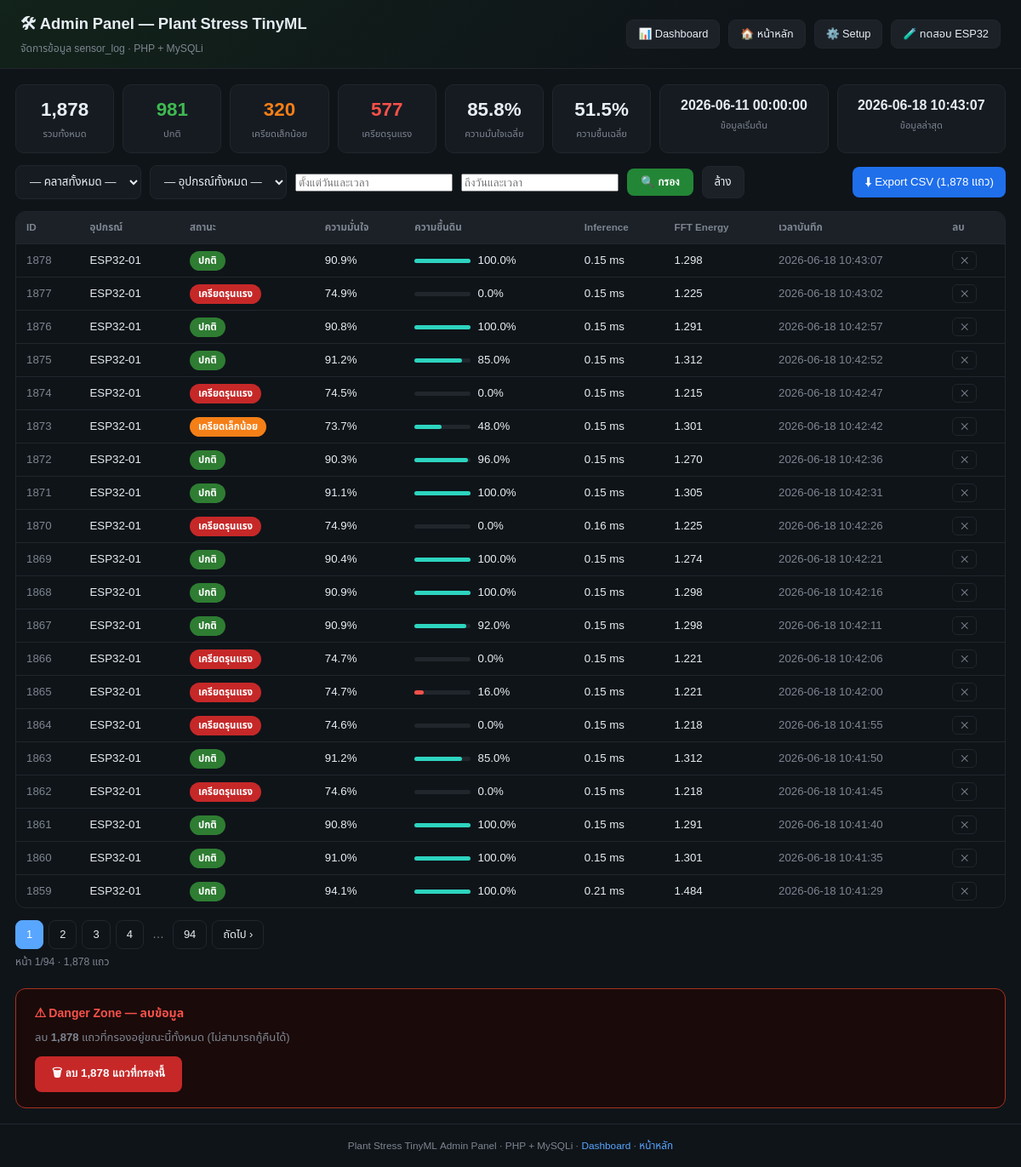
The app's page /admin/index.php with its own data.
### tables this page shows
CREATE TABLE `sensor_log` (
  `id` int(11) NOT NULL,
  `device_id` varchar(20) NOT NULL DEFAULT 'ESP32-01',
  `class_id` tinyint(4) NOT NULL COMMENT '0=Normal 1=Mild 2=Severe',
  `class_label` varchar(20) NOT NULL,
  `confidence` float NOT NULL,
  `soil_moisture` float NOT NULL,
  `inference_ms` float NOT NULL,
  `fft_energy` float DEFAULT '0',
  `features_json` text,
  `uptime_ms` bigint(20) DEFAULT '0',
  `created_at` datetime DEFAULT CURRENT_TIMESTAMP
);

### admin/index.php (the view, shortened to what this page needs)
<?php
function buildWhere(string $cls, string $dev, string $df, string $dt): string
{
    $parts = [];
    return $parts ? 'WHERE '.implode(' AND ', $parts) : '';
}
function q(string $v): string { return htmlspecialchars($v, ENT_QUOTES, 'UTF-8'); }
$fClass = $_GET['f_class']     ?? ($_POST['f_class']    ?? '');
$fDev   = $_GET['f_device']    ?? ($_POST['f_device']   ?? '');
$fFrom  = $_GET['f_date_from'] ?? '';
$fTo    = $_GET['f_date_to']   ?? '';
$conn = getConnection();
$where  = buildWhere($fClass, $fDev, $fFrom, $fTo);
$perPg  = 20;
$page   = max(1, (int)($_GET['page'] ?? 1));
$total  = (int)$conn->query("SELECT COUNT(*) c FROM sensor_log $where")->fetch_assoc()['c'];
$pages  = max(1, (int)ceil($total / $perPg));
$page   = min($page, $pages);
$offset = ($page - 1) * $perPg;
$rows = $conn->query(
    "SELECT id,device_id,class_id,class_label,confidence,
            soil_moisture,inference_ms,fft_energy,created_at
     FROM sensor_log $where ORDER BY id DESC LIMIT $perPg OFFSET $offset"
)->fetch_all(MYSQLI_ASSOC);
$stats = $conn->query("
    SELECT COUNT(*) total,
           AVG(confidence)*100 acc,
           AVG(soil_moisture)  soil,
           SUM(class_id=0) n0, SUM(class_id=1) n1, SUM(class_id=2) n2,
           MIN(created_at) dt_min, MAX(created_at) dt_max
    FROM sensor_log $where
")->fetch_assoc();
$qs = http_build_query(array_filter([
    'f_class'     => $fClass,
    'f_device'    => $fDev,
    'f_date_from' => $fFrom,
    'f_date_to'   => $fTo,
], fn($v) => $v !== ''));
$CLS = [
    0 => ['ปกติ',            '#2E7D32'],
    1 => ['เครียดเล็กน้อย', '#F57F17'],
    2 => ['เครียดรุนแรง',   '#C62828'],
];
?>
<!DOCTYPE html>
<html lang="th">
<head>
<link rel="stylesheet" href="style.css">
<link rel="stylesheet" href="https://cdn.jsdelivr.net/npm/flatpickr/dist/flatpickr.min.css">
</head>
<body>
<header class="ah">
  <div class="ah-inner">
    <div>
      <h1>🛠 Admin Panel — Plant Stress TinyML</h1>
      <p class="asub">จัดการข้อมูล sensor_log · PHP + MySQLi</p>
    </div>
    <nav class="anav">
      <a href="../dashboard/index.php">📊 Dashboard</a>
      <a href="../index.php">🏠 หน้าหลัก</a>
      <a href="../install/setup.php">⚙️ Setup</a>
      <a href="../install/test_ingest.php">🧪 ทดสอบ ESP32</a>
    </nav>
  </div>
</header>
<div class="wrap">
<div class="stat-strip">
  <div class="ss-item">
    <span class="ss-n"><?=number_format($stats['total'] ?? 0)?></span>
    <span class="ss-l">รวมทั้งหมด</span>
  </div>
  <div class="ss-item">
    <span class="ss-n" style="color:#3fb950"><?=number_format($stats['n0'] ?? 0)?></span>
    <span class="ss-l">ปกติ</span>
  </div>
  <div class="ss-item">
    <span class="ss-n" style="color:#F57F17"><?=number_format($stats['n1'] ?? 0)?></span>
    <span class="ss-l">เครียดเล็กน้อย</span>
  </div>
  <div class="ss-item">
    <span class="ss-n" style="color:#f85149"><?=number_format($stats['n2'] ?? 0)?></span>
    <span class="ss-l">เครียดรุนแรง</span>
  </div>
  <div class="ss-item">
    <span class="ss-n"><?=$stats['acc'] !== null ? number_format($stats['acc'],1).'%' : '--'?></span>
    <span class="ss-l">ความมั่นใจเฉลี่ย</span>
  </div>
  <div class="ss-item">
    <span class="ss-n"><?=$stats['soil'] !== null ? number_format($stats['soil'],1).'%' : '--'?></span>
    <span class="ss-l">ความชื้นเฉลี่ย</span>
  </div>
  <div class="ss-item" style="flex:2;min-width:180px;">
    <span class="ss-n" style="font-size:1rem"><?=q($stats['dt_min'] ?? '--')?></span>
    <span class="ss-l">ข้อมูลเริ่มต้น</span>
  </div>
  <div class="ss-item" style="flex:2;min-width:180px;">
    <span class="ss-n" style="font-size:1rem"><?=q($stats['dt_max'] ?? '--')?></span>
    <span class="ss-l">ข้อมูลล่าสุด</span>
  </div>
</div>
<form class="filter-bar" method="get" action="index.php">
  <select name="f_class">
    <option value="">— คลาสทั้งหมด —</option>
  </select>
  <select name="f_device">
    <option value="">— อุปกรณ์ทั้งหมด —</option>
  </select>
  <input type="text" class="datetime-picker" name="f_date_from" value="<?=q($fFrom)?>" placeholder="ตั้งแต่วันและเวลา">
  <input type="text" class="datetime-picker" name="f_date_to"   value="<?=q($fTo)?>"   placeholder="ถึงวันและเวลา">
  <button type="submit" class="btn-filter">🔍 กรอง</button>
  <a href="index.php" class="btn-clear">ล้าง</a>
  <a href="?<?=$qs?>&export=1" class="btn-export">⬇ Export CSV (<?=number_format($total)?> แถว)</a>
</form>
<div class="tbl-wrap">
  <table class="data-tbl">
    <thead>
      <tr>
        <th>ID</th>
        <th>อุปกรณ์</th>
        <th>สถานะ</th>
        <th>ความมั่นใจ</th>
        <th>ความชื้นดิน</th>
        <th>Inference</th>
        <th>FFT Energy</th>
        <th>เวลาบันทึก</th>
        <th>ลบ</th>
      </tr>
    </thead>
    <tbody>
    <?php if (empty($rows)): ?>
      <tr><td colspan="9" class="muted-c">ไม่พบข้อมูลที่ตรงกับเงื่อนไข</td></tr>
    <?php else: ?>
      <?php foreach ($rows as $r):
          [$cTh, $cCol] = $CLS[(int)$r['class_id']] ?? ['?', '#555'];
          $soilPct = min(100, max(0, (float)$r['soil_moisture']));
          $soilColor = $soilPct > 40 ? '#2dd4bf' : ($soilPct > 25 ? '#e3b341' : '#f85149');
      ?>
      <tr>
        <td class="id-c"><?=q($r['id'])?></td>
        <td><?=q($r['device_id'])?></td>
        <td><span class="badge" style="background:<?=$cCol?>"><?=$cTh?></span></td>
        <td><?=number_format((float)$r['confidence'] * 100, 1)?>%</td>
        <td>
          <div class="mini-bar-wrap">
            <div class="mini-bar" style="width:<?=$soilPct?>%;background:<?=$soilColor?>"></div>
          </div>
          <?=number_format((float)$r['soil_moisture'], 1)?>%
        </td>
        <td><?=number_format((float)$r['inference_ms'], 2)?> ms</td>
        <td><?=number_format((float)$r['fft_energy'], 3)?></td>
        <td class="dt-c"><?=q($r['created_at'])?></td>
        <td>
          <form method="post" style="margin:0"
                onsubmit="return confirm('ยืนยันลบ record #<?=q($r['id'])?> ?')">
            <button type="submit" class="btn-del">✕</button>
          </form>
        </td>
      </tr>
      <?php endforeach; ?>
    <?php endif; ?>
    </tbody>
  </table>
</div>
<?php if ($pages > 1): ?>
<div class="pagination">
  <?php
  $start = max(1, $page-3); $end = min($pages, $page+3);
  for ($p = $start; $p <= $end; $p++):
  ?>
    <a href="?page=<?=$p?>&<?=$qs?>" class="<?=$p===$page?'active':''?>"><?=$p?></a>
  <?php endfor;
  if ($end < $pages) echo '<span class="pg-gap">…</span><a href="?page='.$pages.'&'.$qs.'">'.$pages.'</a>';
  ?>
  <?php if ($page < $pages): ?>
    <a href="?page=<?=$page+1?>&<?=$qs?>">ถัดไป ›</a>
  <?php endif; ?>
</div>
<p class="pg-info">หน้า <?=$page?>/<?=$pages?> · <?=number_format($total)?> แถว</p>
<?php endif; ?>
<?php if ($total > 0): ?>
<div class="danger-zone">
  <h4>⚠ Danger Zone — ลบข้อมูล</h4>
  <p style="color:#7d8590;font-size:.82rem;margin:0 0 12px">
    ลบ <b><?=number_format($total)?></b> แถวที่กรองอยู่ขณะนี้ทั้งหมด (ไม่สามารถกู้คืนได้)
  </p>
  <form method="post" onsubmit="return confirm('ยืนยันลบ <?=number_format($total)?> แถว? ไม่สามารถกู้คืนได้!')">
    <button type="submit" class="btn-danger">
      🗑 ลบ <?=number_format($total)?> แถวที่กรองนี้
    </button>
  </form>
</div>
<?php endif; ?>
</div><footer class="a-footer">
  Plant Stress TinyML Admin Panel · PHP + MySQLi ·
  <a href="../dashboard/index.php">Dashboard</a> ·
  <a href="../index.php">หน้าหลัก</a>
</footer>
</body>
</html>

### admin/style.css (style rules this page uses)
:root { --bg:#0f1419; --panel:#161b22; --panel2:#1c2128; --border:#21262d; --text:#e6edf3; --muted:#7d8590; --green:#3fb950; --orange:#F57F17; --red:#f85149; --blue:#58a6ff; --teal:#2dd4bf; }
* { box-sizing:border-box; }
html,body { margin:0; padding:0; }
body { font-family:'Noto Sans Thai',sans-serif; background:var(--bg); color:var(--text); font-size:14px; }
a { color:var(--blue); text-decoration:none; }
.ah { background:linear-gradient(135deg,#12231a,#0f1419 70%); border-bottom:1px solid var(--border); padding:14px 24px; position:sticky; top:0; z-index:100; }
.ah-inner { max-width:1380px; margin:0 auto; display:flex; justify-content:space-between; align-items:center; flex-wrap:wrap; gap:12px; }
.ah h1 { margin:0; font-size:1.15rem; }
.asub { margin:2px 0 0; color:var(--muted); font-size:.76rem; }
.anav { display:flex; gap:10px; flex-wrap:wrap; }
.anav a { color:var(--text); background:var(--panel2); border:1px solid var(--border); padding:6px 13px; border-radius:8px; font-size:.8rem; }
.wrap { max-width:1380px; margin:18px auto; padding:0 18px; }
.stat-strip { display:flex; gap:10px; flex-wrap:wrap; margin-bottom:14px; }
.ss-item { background:var(--panel); border:1px solid var(--border); border-radius:10px; padding:12px 16px; text-align:center; flex:1; min-width:100px; }
.ss-n { display:block; font-size:1.4rem; font-weight:700; }
.ss-l { font-size:.7rem; color:var(--muted); }
.filter-bar { display:flex; gap:10px; flex-wrap:wrap; margin-bottom:14px; align-items:center; }
.filter-bar select, .filter-bar input[type=date] { background:var(--panel); border:1px solid var(--border); color:var(--text); padding:8px 12px; border-radius:8px; font-family:inherit; font-size:.83rem; }
.btn-filter { background:#238636; color:#fff; border:none; padding:8px 16px; border-radius:8px; cursor:pointer; font-size:.83rem; font-weight:600; }
.btn-clear { background:var(--panel2); border:1px solid var(--border); color:var(--text); padding:8px 14px; border-radius:8px; font-size:.83rem; }
.btn-export { background:#1f6feb; color:#fff; padding:8px 14px; border-radius:8px; font-size:.83rem; margin-left:auto; }
.tbl-wrap { overflow-x:auto; border-radius:12px; border:1px solid var(--border); margin-bottom:14px; }
.data-tbl { width:100%; border-collapse:collapse; }
.data-tbl th { padding:10px 12px; background:var(--panel2); color:var(--muted); font-size:.73rem; font-weight:600; border-bottom:1px solid var(--border); text-align:left; white-space:nowrap; }
.data-tbl td { padding:8px 12px; border-bottom:1px solid var(--border); vertical-align:middle; font-size:.83rem; }
.data-tbl tr:last-child td { border-bottom:none; }
.id-c { color:var(--muted); font-size:.78rem; }
.dt-c { color:var(--muted); font-size:.76rem; white-space:nowrap; }
.badge { padding:3px 10px; border-radius:12px; font-size:.71rem; font-weight:700; color:#fff; white-space:nowrap; }
.mini-bar-wrap { background:var(--border); border-radius:3px; height:5px; width:66px; display:inline-block; vertical-align:middle; margin-right:5px; }
.mini-bar { height:100%; border-radius:3px; transition:width .3s; }
.btn-del { background:transparent; border:1px solid var(--border); color:var(--muted); border-radius:6px; padding:3px 9px; cursor:pointer; font-size:.73rem; transition:.15s; }
.pagination { display:flex; gap:6px; flex-wrap:wrap; margin:0 0 6px; }
.pagination a { padding:6px 12px; border:1px solid var(--border); border-radius:8px; color:var(--text); font-size:.81rem; }
.pagination a.active { background:var(--blue); border-color:var(--blue); color:#fff; }
.pg-gap { padding:6px 4px; color:var(--muted); }
.pg-info { color:var(--muted); font-size:.76rem; margin:0 0 16px; }
.danger-zone { margin-top:22px; padding:18px 22px; border:1px solid #a8331f; border-radius:12px; background:#1a0a0a; }
.danger-zone h4 { margin:0 0 8px; color:var(--red); font-size:.88rem; }
.btn-danger { background:#C62828; color:#fff; border:none; padding:10px 20px; border-radius:8px; cursor:pointer; font-size:.84rem; font-weight:700; transition:background .2s; }
.a-footer { text-align:center; color:var(--muted); font-size:.74rem; padding:16px; border-top:1px solid var(--border); margin-top:10px; }

### records on screen
sensor_log: id "1878", device "ESP32-01", cTh "ปกติ", (float)$r['confidence']*100 "90.9", soil_moisture "100.0", inference_ms "0.15", fft_energy "1.298", created_at "2026-06-18 10:43:07"
sensor_log: id "1877", device "ESP32-01", cTh "เครียดรุนแรง", (float)$r['confidence']*100 "74.9", soil_moisture "0.0", inference_ms "0.15", fft_energy "1.225", created_at "2026-06-18 10:43:02"
sensor_log: id "1876", device "ESP32-01", cTh "ปกติ", (float)$r['confidence']*100 "90.8", soil_moisture "100.0", inference_ms "0.15", fft_energy "1.291", created_at "2026-06-18 10:42:57"
sensor_log: id "1875", device "ESP32-01", cTh "ปกติ", (float)$r['confidence']*100 "91.2", soil_moisture "85.0", inference_ms "0.15", fft_energy "1.312", created_at "2026-06-18 10:42:52"
sensor_log: id "1874", device "ESP32-01", cTh "เครียดรุนแรง", (float)$r['confidence']*100 "74.5", soil_moisture "0.0", inference_ms "0.15", fft_energy "1.215", created_at "2026-06-18 10:42:47"
sensor_log: id "1873", device "ESP32-01", cTh "เครียดเล็กน้อย", (float)$r['confidence']*100 "73.7", soil_moisture "48.0", inference_ms "0.15", fft_energy "1.301", created_at "2026-06-18 10:42:42"
sensor_log: id "1872", device "ESP32-01", cTh "ปกติ", (float)$r['confidence']*100 "90.3", soil_moisture "96.0", inference_ms "0.15", fft_energy "1.270", created_at "2026-06-18 10:42:36"
sensor_log: id "1871", device "ESP32-01", cTh "ปกติ", (float)$r['confidence']*100 "91.1", soil_moisture "100.0", inference_ms "0.15", fft_energy "1.305", created_at "2026-06-18 10:42:31"
sensor_log: id "1870", device "ESP32-01", cTh "เครียดรุนแรง", (float)$r['confidence']*100 "74.9", soil_moisture "0.0", inference_ms "0.16", fft_energy "1.225", created_at "2026-06-18 10:42:26"
sensor_log: id "1869", device "ESP32-01", cTh "ปกติ", (float)$r['confidence']*100 "90.4", soil_moisture "100.0", inference_ms "0.15", fft_energy "1.274", created_at "2026-06-18 10:42:21"
sensor_log: id "1868", device "ESP32-01", cTh "ปกติ", (float)$r['confidence']*100 "90.9", soil_moisture "100.0", inference_ms "0.15", fft_energy "1.298", created_at "2026-06-18 10:42:16"
sensor_log: id "1867", device "ESP32-01", cTh "ปกติ", (float)$r['confidence']*100 "90.9", soil_moisture "92.0", inference_ms "0.15", fft_energy "1.298", created_at "2026-06-18 10:42:11"
sensor_log: id "1866", device "ESP32-01", cTh "เครียดรุนแรง", (float)$r['confidence']*100 "74.7", soil_moisture "0.0", inference_ms "0.15", fft_energy "1.221", created_at "2026-06-18 10:42:06"
sensor_log: id "1865", device "ESP32-01", cTh "เครียดรุนแรง", (float)$r['confidence']*100 "74.7", soil_moisture "16.0", inference_ms "0.15", fft_energy "1.221", created_at "2026-06-18 10:42:00"
sensor_log: id "1864", device "ESP32-01", cTh "เครียดรุนแรง", (float)$r['confidence']*100 "74.6", soil_moisture "0.0", inference_ms "0.15", fft_energy "1.218", created_at "2026-06-18 10:41:55"
sensor_log: id "1863", device "ESP32-01", cTh "ปกติ", (float)$r['confidence']*100 "91.2", soil_moisture "85.0", inference_ms "0.15", fft_energy "1.312", created_at "2026-06-18 10:41:50"
sensor_log: id "1862", device "ESP32-01", cTh "เครียดรุนแรง", (float)$r['confidence']*100 "74.6", soil_moisture "0.0", inference_ms "0.15", fft_energy "1.218", created_at "2026-06-18 10:41:45"
sensor_log: id "1861", device "ESP32-01", cTh "ปกติ", (float)$r['confidence']*100 "90.8", soil_moisture "100.0", inference_ms "0.15", fft_energy "1.291", created_at "2026-06-18 10:41:40"
sensor_log: id "1860", device "ESP32-01", cTh "ปกติ", (float)$r['confidence']*100 "91.0", soil_moisture "100.0", inference_ms "0.15", fft_energy "1.301", created_at "2026-06-18 10:41:35"
sensor_log: id "1859", device "ESP32-01", cTh "ปกติ", (float)$r['confidence']*100 "94.1", soil_moisture "100.0", inference_ms "0.21", fft_energy "1.484", created_at "2026-06-18 10:41:29"

### other values on screen
$stats['total'] "1,878"
$stats['n0'] "981"
$stats['n1'] "320"
$stats['n2'] "577"
$stats['acc'] "85.8"
$stats['soil'] "51.5"
q($stats['dt_min'] ?? '--') "2026-06-11 00:00:00"
q($stats['dt_max'] ?? '--') "2026-06-18 10:43:07"
$total "1,878"
$pages "94"
$page "1"
